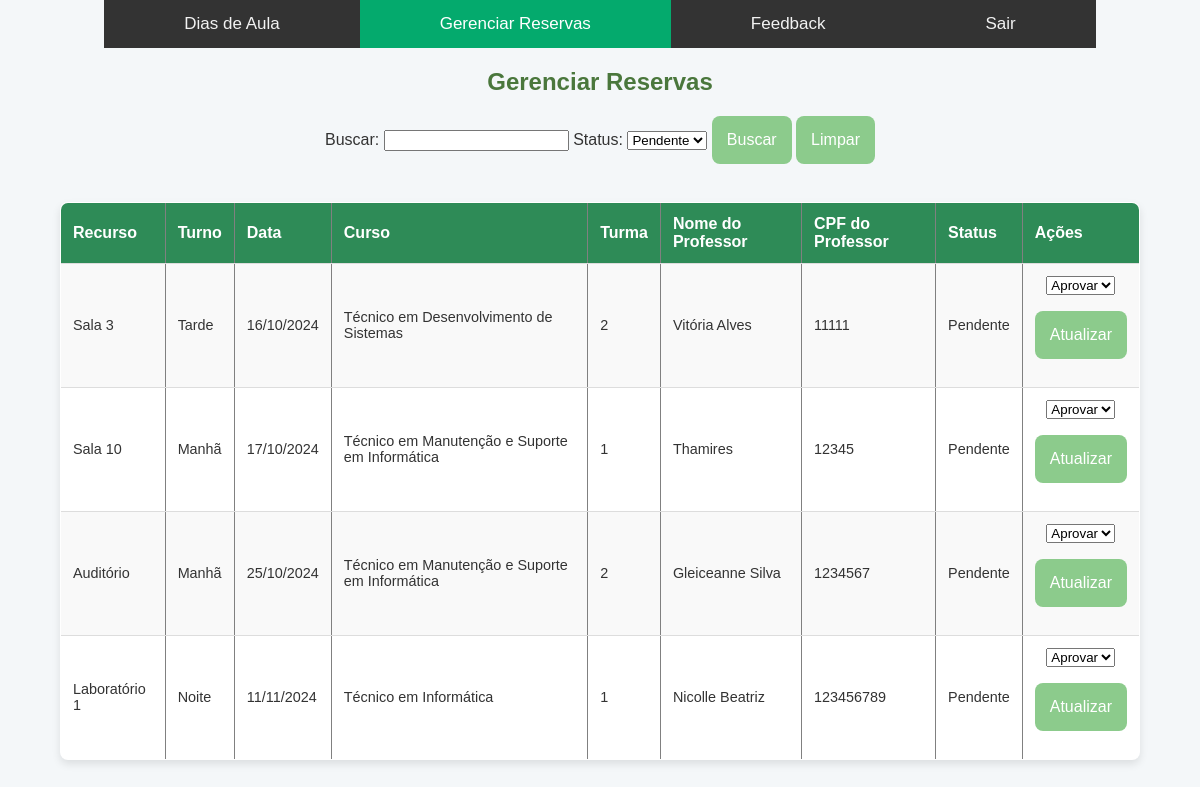
The app's page /reserva/pendentes.php (signed in) with its own data.
### tables this page shows
CREATE TABLE `reservas` (
  `id` int(11) NOT NULL,
  `recurso_id` int(11) DEFAULT NULL,
  `turno_id` int(11) DEFAULT NULL,
  `data` date DEFAULT NULL,
  `curso_id` int(11) NOT NULL,
  `turma` int(1) DEFAULT NULL,
  `professor_nome` varchar(100) DEFAULT NULL,
  `professor_cpf` varchar(11) DEFAULT NULL,
  `data_hora_reserva` datetime DEFAULT NULL,
  `status` enum('Pendente','Aprovado','Negado') DEFAULT 'Pendente',
  `professor_email` varchar(100) DEFAULT NULL
);

CREATE TABLE `recursos` (
  `id` int(11) NOT NULL,
  `nome` varchar(100) DEFAULT NULL
);

CREATE TABLE `turnos` (
  `id` int(11) NOT NULL,
  `nome` varchar(100) DEFAULT NULL
);

CREATE TABLE `cursos` (
  `id` int(11) NOT NULL,
  `nome` varchar(100) NOT NULL
);

### reserva/pendentes.php (the view, shortened to what this page needs)
<?php
include_once('config.php');
$busca = isset($_POST['busca']) ? $_POST['busca'] : '';
$filtro_status = isset($_POST['filtro_status']) ? $_POST['filtro_status'] : 'Pendente';
function converterData($data) {
    $data_array = explode('/', $data);
    return $data;
}
$busca_convertida = converterData($busca);
$sql = "SELECT re.id, r.nome AS recurso, t.nome AS turno, re.data, re.curso_id, re.turma, re.professor_nome, re.professor_cpf, re.status, c.nome AS curso
        FROM reservas re
        JOIN recursos r ON re.recurso_id = r.id
        JOIN turnos t ON re.turno_id = t.id
        JOIN cursos c ON re.curso_id = c.id
        WHERE (
            r.nome COLLATE utf8_general_ci LIKE '%$busca%' OR
            t.nome COLLATE utf8_general_ci LIKE '%$busca%' OR
            re.data LIKE '%$busca_convertida%' OR
            re.turma LIKE '%$busca%' OR
            re.professor_nome COLLATE utf8_general_ci LIKE '%$busca%' OR
            re.professor_cpf COLLATE utf8_general_ci LIKE '%$busca%' OR
            c.nome COLLATE utf8_general_ci LIKE '%$busca%'
        )";
if ($filtro_status) {
    $sql .= " AND re.status = '$filtro_status'";
}
$sql .= " ORDER BY re.data, r.nome, t.nome";
$result = $conexao->query($sql);
?>
<!DOCTYPE html>
<html>
<head>
  <link rel="stylesheet" href="css/nav.css">
  <link rel="stylesheet" href="css/pendentes.css">
</head>
<body>
  <div class="topnav">
    <a href="sistema1.php">Dias de Aula</a>
    <a class="active" href="pendentes.php">Gerenciar Reservas</a>
    <a href="recebefeed.php">Feedback</a>
    <a href="sair.php">Sair</a>
  </div>
  <h2>Gerenciar Reservas</h2>
  <form method="post" action="">
    <label for="busca">Buscar:</label>
    <input type="text" id="busca" name="busca" value="<?php echo htmlspecialchars($busca); ?>">
    <label for="filtro_status">Status:</label>
    <select id="filtro_status" name="filtro_status">
      <option value="Pendente" <?php echo $filtro_status == 'Pendente' ? 'selected' : ''; ?>>Pendente</option>
    </select>
    <button type="submit">Buscar</button>
    <button type="button" onclick="window.location.href='pendentes.php';">Limpar</button>
  </form>
  <br>
  <table border="1">
    <tr>
      <th>Recurso</th>
      <th>Turno</th>
      <th>Data</th>
      <th>Curso</th>
      <th>Turma</th>
      <th>Nome do Professor</th>
      <th>CPF do Professor</th>
      <th>Status</th>
      <th>Ações</th>
    </tr>
    <?php if ($result->num_rows > 0): ?>
    <?php while($row = $result->fetch_assoc()): ?>
    <tr>
      <td><?php echo htmlspecialchars($row['recurso']); ?></td>
      <td><?php echo htmlspecialchars($row['turno']); ?></td>
      <td><?php echo date('d/m/Y', strtotime($row['data'])); ?></td>
      <td><?php echo htmlspecialchars($row['curso']); ?></td>
      <td><?php echo htmlspecialchars($row['turma']); ?></td>
      <td><?php echo htmlspecialchars($row['professor_nome']); ?></td>
      <td><?php echo htmlspecialchars($row['professor_cpf']); ?></td>
      <td><?php echo htmlspecialchars($row['status']); ?></td>
      <td>
        <form method="post" action="" style="display:inline;">
          <center>
            <select name="novo_status">
              <option value="Aprovado" <?php echo $row['status'] == 'Aprovado' ? 'selected' : ''; ?>>Aprovar</option>
            </select>
          </center>
          <br>
          <center>
            <button type="submit">Atualizar</button>
          </center>
        </form>
        <br>
      </td>
    </tr>
    <?php endwhile; ?>
    <?php else: ?>
    <tr>
      <td colspan="9">Nenhuma reserva encontrada</td>
    </tr>
    <?php endif; ?>
  </table>
</body>
</html>

### reserva/css/nav.css (style rules this page uses)
body { margin: 0; font-family: Arial, Helvetica, sans-serif; }
.topnav { overflow: hidden; background-color: #333; }
.topnav a { float: left; color: #f2f2f2; text-align: center; padding: 14px 80px; text-decoration: none; font-size: 17px; }
.topnav a.active { background-color: #04aa6d; color: white; }

### reserva/css/pendentes.css (style rules this page uses)
body { font-family: "Arial", sans-serif; background-color: #f4f7f9; color: #333; margin: 0; padding: 0; display: flex; flex-direction: column; align-items: center; }
h2 { color: #4a773c; text-align: center; }
table { width: 90%; max-width: 1200px; border-collapse: collapse; margin: 20px 0; background-color: #ffffff; border-radius: 8px; overflow: hidden; box-shadow: 0 4px 8px rgba(0, 0, 0, 0.1); }
th, td { padding: 12px; text-align: left; border-bottom: 1px solid #ddd; }
th { background-color: #2e8b57; color: #ffffff; font-size: 1rem; }
tr:nth-child(even) { background-color: #f9f9f9; }
td { font-size: 0.9rem; }
button { background-color: #8ccb8c; color: white; border: none; padding: 15px; border-radius: 8px; font-size: 16px; cursor: pointer; transition: background-color 0.3s; }

### records on screen
reservas: recurso.nome "Sala 3", turno.nome "Tarde", data "16/10/2024", curso.nome "Técnico em Desenvolvimento de Sistemas", turma "2", professor_nome "Vitória Alves", professor_cpf "11111", status "Pendente"
reservas: recurso.nome "Sala 10", turno.nome "Manhã", data "17/10/2024", curso.nome "Técnico em Manutenção e Suporte em Informática", turma "1", professor_nome "Thamires", professor_cpf "12345", status "Pendente"
reservas: recurso.nome "Auditório", turno.nome "Manhã", data "25/10/2024", curso.nome "Técnico em Manutenção e Suporte em Informática", turma "2", professor_nome "Gleiceanne Silva", professor_cpf "1234567", status "Pendente"
reservas: recurso.nome "Laboratório 1", turno.nome "Noite", data "11/11/2024", curso.nome "Técnico em Informática", turma "1", professor_nome "Nicolle Beatriz", professor_cpf "123456789", status "Pendente"
